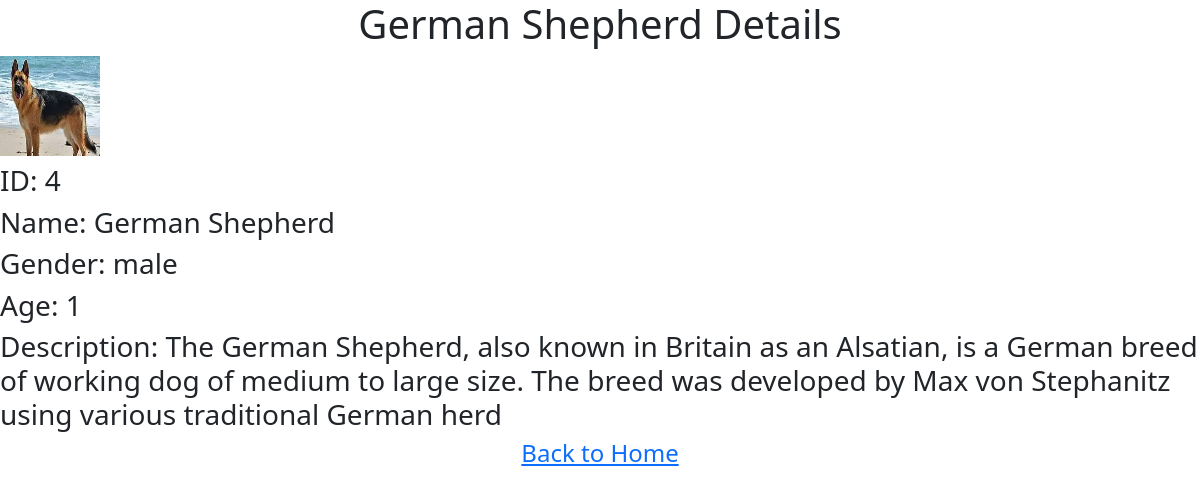
The app's page /petdetailpage/4 with its own data.
### petstoreapp/models.py (models this page shows)
class Pet(models.Model):
    petid = models.IntegerField(primary_key=True)
    petname = models.CharField(max_length=50)
    options = (("male", "male"), ("female", "female"))
    petgender = models.CharField(choices=options, default="", max_length=20)
    petage = models.IntegerField(null = False)
    petdescription = models.TextField(max_length = 200)
    petphoto = models.ImageField(upload_to="images")

### petstoreapp/views.py (the view)
# urls.py: path('petdetailpage/<int:sent_petid>', views.petdetails, name="petdetails"),
def petdetails(req, sent_petid):
    singlepet = Pet.objects.get(petid=sent_petid)
    context = {"singlepet": singlepet}
    return render(req, "petdetailpage.html", context)

### templates/petdetailpage.html (shortened to what this page needs)
<!doctype html>
<html lang="en">
  <head>
    <link href="https://cdn.jsdelivr.net/npm/bootstrap@5.3.2/dist/css/bootstrap.min.css" rel="stylesheet">
  </head>
  <body>
    <center><h1>{{singlepet.petname}} Details</h1></center>
    <h3><img src="{{singlepet.petphoto.url}}" width="100px" height="100px"></h3>
    <h3>ID: {{singlepet.petid}}</h3>
    <h3>Name: {{singlepet.petname}}</h3>
    <h3>Gender: {{singlepet.petgender}}</h3>
    <h3>Age: {{singlepet.petage}}</h3>
    <h3>Description: {{singlepet.petdescription}}</h3>
    <center><a href="{% url 'index' %}"><h4>Back to Home</h4></a></center>
  </body>
</html>

### records on screen
Pet: petphoto (picture), petid "4", petname "German Shepherd", petgender "male", petage "1", petdescription "The German Shepherd, also known in Britain as an Alsatian, is a German breed of working dog of medium to large size. The breed was developed by Max von Stephanitz using various traditional German herd"
